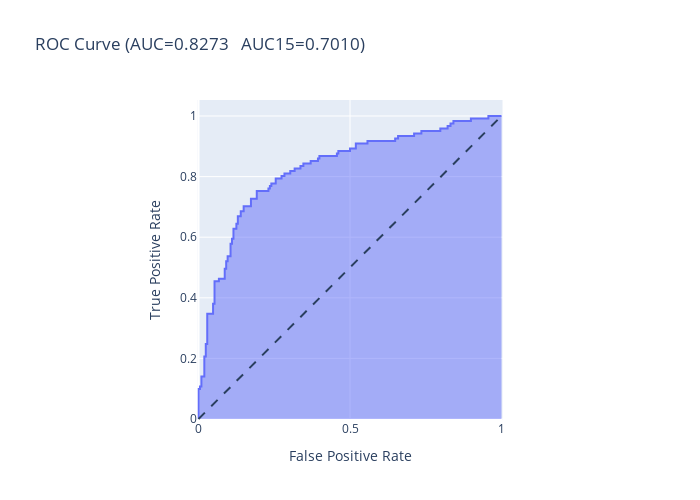

This figure's notebook cell:
### Code cell
auroc_plot(comparacion["bioactivity"],comparacion["prob_sebi"])
